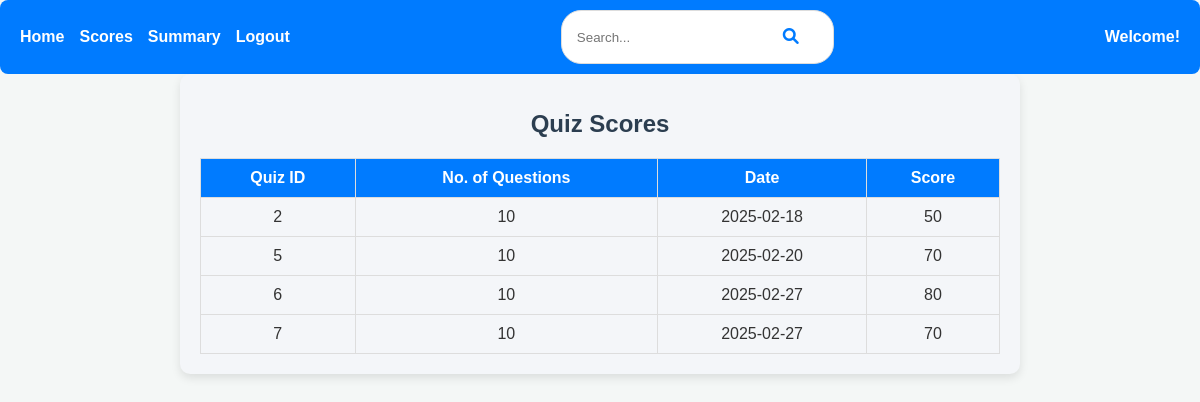
Screenshot of /user/scores (signed in) with the database file from the repository.
### backend/models.py (models this page shows)
class Score(db.Model):
    __tablename__ = 'score'
    id = db.Column(db.Integer, primary_key=True)
    quiz_id = db.Column(db.Integer, db.ForeignKey('quiz.id', ondelete="CASCADE"), nullable=False)
    user_id = db.Column(db.Integer, db.ForeignKey('user_info.id', ondelete="CASCADE"), nullable=False)
    timestamp = db.Column(db.DateTime, default=db.func.current_timestamp())
    total_score = db.Column(db.Float, nullable=False)  # Use Float for percentage scores
    duration_seconds = db.Column(db.Integer, nullable=False)

class Quiz(db.Model):
    __tablename__ = 'quiz'
    id = db.Column(db.Integer, primary_key=True)
    chapter_id = db.Column(db.Integer, db.ForeignKey('chapter.id', ondelete="CASCADE"), nullable=False)
    date_of_quiz = db.Column(db.Date, nullable=False)
    duration_seconds = db.Column(db.Integer, nullable=False)
    remarks = db.Column(db.Text)
    questions = db.relationship('Question', backref='quiz', lazy='subquery', cascade='all, delete-orphan')
    scores = db.relationship('Score', backref='quiz', lazy='dynamic', cascade='all, delete-orphan')

### backend/controllers.py (the view)
@app.route('/user/scores')
def user_scores():
    user_email = session.get('user_email')
    user = User_Info.query.filter_by(email=user_email).first() if user_email else None
    if not user:
        return redirect('/login')
    scores = Score.query.filter_by(user_id=user.id).all()
    return render_template('user/user_scores.html', scores=scores)

### templates/user/user_scores.html (shortened to what this page needs)
{% extends "user/user_base.html" %}
{% block content %}
<div class="dashboard">
    <h1>Quiz Scores</h1>
    <table>
        <thead>
            <tr>
                <th>Quiz ID</th>
                <th>No. of Questions</th>
                <th>Date</th>
                <th>Score</th>
            </tr>
        </thead>
        <tbody>
            {% for score in scores %}
            <tr>
                <td>{{ score.quiz.id }}</td>
                <td>{{ score.quiz.questions | length }}</td>
                <td>{{ score.quiz.date_of_quiz.strftime('%Y-%m-%d') }}</td>
                <td>{{ score.total_score }}</td>
            </tr>
            {% endfor %}
        </tbody>
    </table>
</div>
{% endblock %}

### static/styles/user_dashboard.css (style rules this page uses)
body { font-family: Arial, sans-serif; margin: 0; padding: 0; background-color: #f4f4f4; }
.dashboard { margin: 20px auto; max-width: 800px; padding: 20px; background-color: white; border-radius: 10px; box-shadow: 0 2px 5px rgba(0, 0, 0, 0.1); }
.dashboard h1 { font-size: 24px; text-align: center; margin-bottom: 20px; }
.dashboard table { width: 100%; border-collapse: collapse; margin-top: 20px; }
.dashboard table th, .dashboard table td { border: 1px solid #ddd; padding: 10px; text-align: center; }
.dashboard table th { background-color: #007bff; color: white; }
.dashboard { max-width: 800px; margin: 0 auto; padding: 20px; background-color: #f4f6f9; border-radius: 10px; box-shadow: 0 4px 10px rgba(0, 0, 0, 0.1); }
h1 { color: #333333; font-size: 32px; font-weight: 600; margin-bottom: 20px; }
body { font-family: 'Arial', sans-serif; background-color: #f4f7f6; margin: 0; padding: 0; color: #333; }
h1 { text-align: center; color: #2c3e50; font-size: 2.5rem; margin-bottom: 20px; }

### rows the page displays
Score: quiz.id "2", quiz.questions|length "10", quiz.date_of_quiz "2025-02-18", total_score "50"
Score: quiz.id "5", quiz.questions|length "10", quiz.date_of_quiz "2025-02-20", total_score "70"
Score: quiz.id "6", quiz.questions|length "10", quiz.date_of_quiz "2025-02-27", total_score "80"
Score: quiz.id "7", quiz.questions|length "10", quiz.date_of_quiz "2025-02-27", total_score "70"
